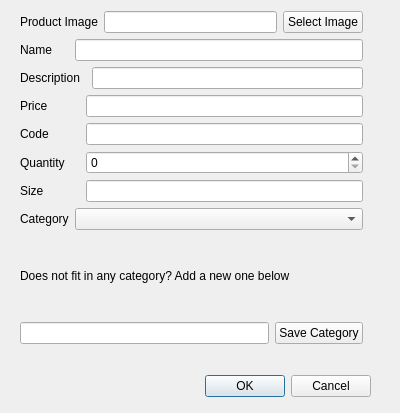
<?xml version="1.0" encoding="UTF-8"?>
<ui version="4.0">
 <class>CreateProductDialog</class>
 <widget class="QDialog" name="CreateProductDialog">
  <property name="geometry">
   <rect>
    <x>0</x>
    <y>0</y>
    <width>400</width>
    <height>413</height>
   </rect>
  </property>
  <property name="windowTitle">
   <string>Add Product</string>
  </property>
  <widget class="QDialogButtonBox" name="buttonBox">
   <property name="geometry">
    <rect>
     <x>30</x>
     <y>370</y>
     <width>341</width>
     <height>32</height>
    </rect>
   </property>
   <property name="orientation">
    <enum>Qt::Orientation::Horizontal</enum>
   </property>
   <property name="standardButtons">
    <set>QDialogButtonBox::StandardButton::Cancel|QDialogButtonBox::StandardButton::Ok</set>
   </property>
  </widget>
  <widget class="QWidget" name="">
   <property name="geometry">
    <rect>
     <x>20</x>
     <y>11</y>
     <width>343</width>
     <height>333</height>
    </rect>
   </property>
   <layout class="QVBoxLayout" name="verticalLayout_3">
    <item>
     <layout class="QVBoxLayout" name="verticalLayout">
      <item>
       <layout class="QHBoxLayout" name="horizontalLayout">
        <item>
         <widget class="QLabel" name="imageLabel">
          <property name="text">
           <string>Product Image</string>
          </property>
         </widget>
        </item>
        <item>
         <widget class="QLineEdit" name="imageLineEdit"/>
        </item>
        <item>
         <widget class="QPushButton" name="selectImagePushButton">
          <property name="text">
           <string>Select Image</string>
          </property>
         </widget>
        </item>
       </layout>
      </item>
      <item>
       <layout class="QGridLayout" name="gridLayout">
        <item row="0" column="0">
         <widget class="QLabel" name="productNameLabel">
          <property name="text">
           <string>Name</string>
          </property>
         </widget>
        </item>
        <item row="1" column="0" colspan="2">
         <widget class="QLabel" name="descriptionLabel">
          <property name="text">
           <string>Description</string>
          </property>
         </widget>
        </item>
        <item row="2" column="0" colspan="2">
         <widget class="QLabel" name="priceLabel">
          <property name="text">
           <string>Price</string>
          </property>
         </widget>
        </item>
        <item row="2" column="2" colspan="2">
         <widget class="QLineEdit" name="priceLineEdit"/>
        </item>
        <item row="3" column="0" colspan="2">
         <widget class="QLabel" name="codeLabel">
          <property name="text">
           <string>Code</string>
          </property>
         </widget>
        </item>
        <item row="3" column="2" colspan="2">
         <widget class="QLineEdit" name="codeLineEdit"/>
        </item>
        <item row="5" column="0" colspan="2">
         <widget class="QLabel" name="sizeLabel">
          <property name="text">
           <string>Size</string>
          </property>
         </widget>
        </item>
        <item row="5" column="2" colspan="2">
         <widget class="QLineEdit" name="sizeLineEdit"/>
        </item>
        <item row="6" column="0">
         <widget class="QLabel" name="categoryLabel">
          <property name="text">
           <string>Category</string>
          </property>
         </widget>
        </item>
        <item row="6" column="1" colspan="3">
         <widget class="QComboBox" name="categoryComboBox"/>
        </item>
        <item row="4" column="0" colspan="2">
         <widget class="QLabel" name="quantityLabel">
          <property name="text">
           <string>Quantity</string>
          </property>
         </widget>
        </item>
        <item row="4" column="2" colspan="2">
         <widget class="QSpinBox" name="quantitySpinBox"/>
        </item>
        <item row="0" column="1" colspan="3">
         <widget class="QLineEdit" name="productNameLineEdit"/>
        </item>
        <item row="1" column="3">
         <widget class="QLineEdit" name="descriptionLineEdit"/>
        </item>
       </layout>
      </item>
     </layout>
    </item>
    <item>
     <layout class="QVBoxLayout" name="verticalLayout_2">
      <item>
       <widget class="QLabel" name="newCategoryLabel">
        <property name="text">
         <string>Does not fit in any category? Add a new one below</string>
        </property>
       </widget>
      </item>
      <item>
       <layout class="QHBoxLayout" name="horizontalLayout_2">
        <item>
         <widget class="QLineEdit" name="newCategoryLineEdit"/>
        </item>
        <item>
         <widget class="QPushButton" name="saveCategoryPushButton">
          <property name="text">
           <string>Save Category</string>
          </property>
         </widget>
        </item>
       </layout>
      </item>
     </layout>
    </item>
   </layout>
  </widget>
 </widget>
 <resources/>
 <connections>
  <connection>
   <sender>buttonBox</sender>
   <signal>accepted()</signal>
   <receiver>CreateProductDialog</receiver>
   <slot>accept()</slot>
   <hints>
    <hint type="sourcelabel">
     <x>248</x>
     <y>384</y>
    </hint>
    <hint type="destinationlabel">
     <x>157</x>
     <y>274</y>
    </hint>
   </hints>
  </connection>
  <connection>
   <sender>buttonBox</sender>
   <signal>rejected()</signal>
   <receiver>CreateProductDialog</receiver>
   <slot>reject()</slot>
   <hints>
    <hint type="sourcelabel">
     <x>316</x>
     <y>390</y>
    </hint>
    <hint type="destinationlabel">
     <x>286</x>
     <y>274</y>
    </hint>
   </hints>
  </connection>
  <connection>
   <sender>saveCategoryPushButton</sender>
   <signal>clicked()</signal>
   <receiver>CreateProductDialog</receiver>
   <slot>accept()</slot>
   <hints>
    <hint type="sourcelabel">
     <x>343</x>
     <y>330</y>
    </hint>
    <hint type="destinationlabel">
     <x>199</x>
     <y>206</y>
    </hint>
   </hints>
  </connection>
 </connections>
</ui>
